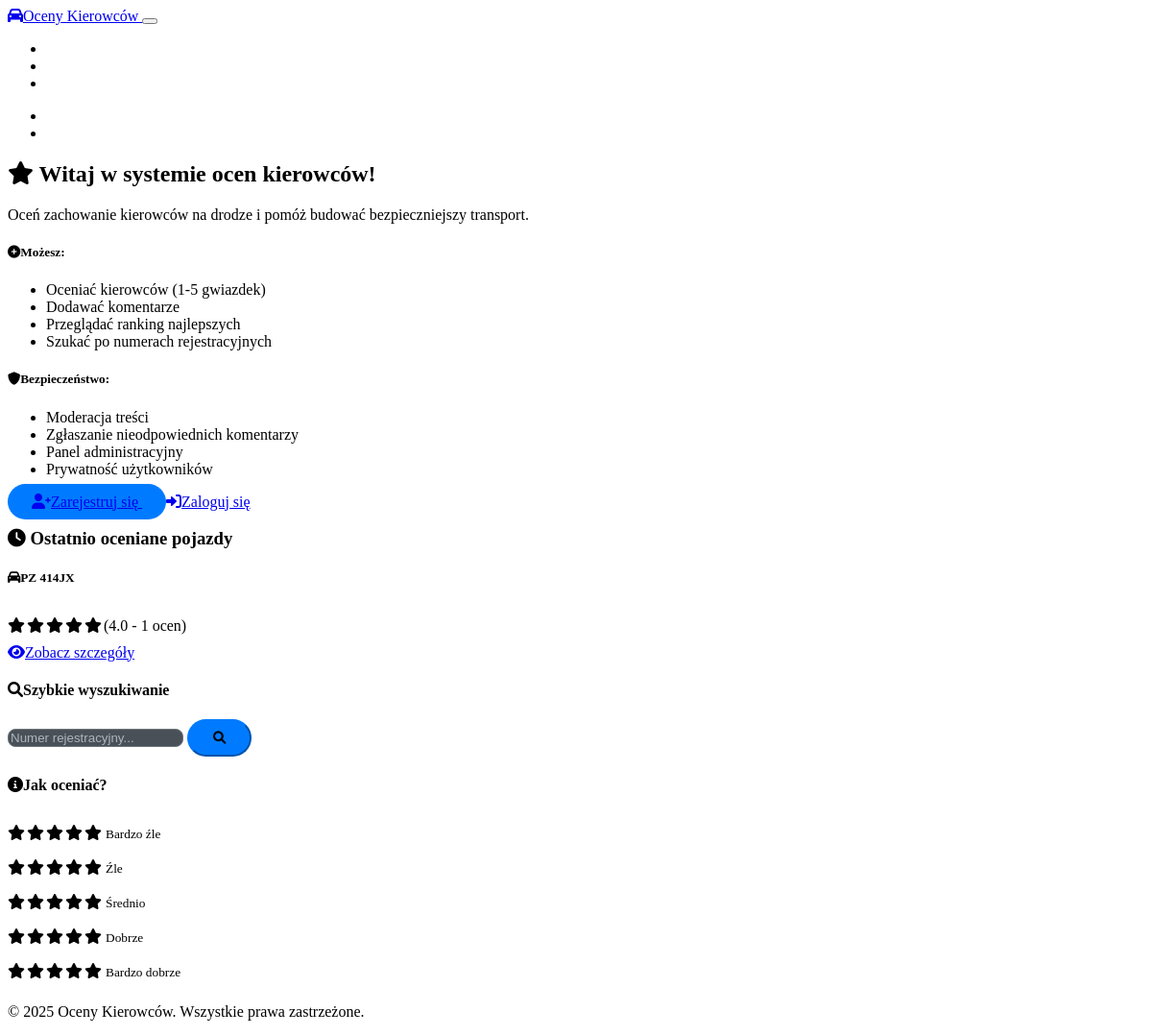
The page / on the database its author committed.
### models.py (models this page shows)
class Vehicle(db.Model):
    id = db.Column(db.Integer, primary_key=True)
    license_plate = db.Column(db.String(20), unique=True, nullable=False)
    is_blocked = db.Column(db.Boolean, default=False)
    created_at = db.Column(db.DateTime, default=datetime.utcnow)
    ratings = db.relationship('Rating', backref='vehicle', lazy='dynamic', cascade='all, delete-orphan')
    comments = db.relationship('Comment', backref='vehicle', lazy='dynamic', cascade='all, delete-orphan')
    def get_average_rating(self):
        ratings = self.ratings.all()
        if not ratings:
            return 0
        return sum(r.rating for r in ratings) / len(ratings)
    def get_rating_count(self):
        return self.ratings.count()

### app.py (the view)
@app.route('/')
def index():
    recent_ratings = db.session.query(Rating).order_by(Rating.created_at.desc()).limit(10).all()
    recent_vehicles = []
    seen_plates = set()
    for rating in recent_ratings:
        vehicle = Vehicle.query.get(rating.vehicle_id)
        if vehicle and vehicle.license_plate not in seen_plates:
            recent_vehicles.append(vehicle)
            seen_plates.add(vehicle.license_plate)
            if len(recent_vehicles) >= 5:
                break
    return render_template('index.html', recent_vehicles=recent_vehicles)

### app.py (called while the page is built)
def init_auth(app):
    @app.context_processor
    def inject_auth_functions():
        return {
            'get_current_user': get_current_user,
            'is_logged_in': is_logged_in,
            'is_admin': is_admin
        }

### templates/index.html (shortened to what this page needs)
{% extends "base.html" %}
{% block content %}
<div class="row">
    <div class="col-lg-8">
        <div class="card">
            <div class="card-header">
                <h2 class="card-title mb-0">
                    <i class="fas fa-star text-warning me-2"></i>
                    Witaj w systemie ocen kierowców!
                </h2>
            </div>
            <div class="card-body">
                <p class="lead">Oceń zachowanie kierowców na drodze i pomóż budować bezpieczniejszy transport.</p>
                <div class="row">
                    <div class="col-md-6">
                        <h5><i class="fas fa-plus-circle text-success me-2"></i>Możesz:</h5>
                        <ul>
                            <li>Oceniać kierowców (1-5 gwiazdek)</li>
                            <li>Dodawać komentarze</li>
                            <li>Przeglądać ranking najlepszych</li>
                            <li>Szukać po numerach rejestracyjnych</li>
                        </ul>
                    </div>
                    <div class="col-md-6">
                        <h5><i class="fas fa-shield-alt text-info me-2"></i>Bezpieczeństwo:</h5>
                        <ul>
                            <li>Moderacja treści</li>
                            <li>Zgłaszanie nieodpowiednich komentarzy</li>
                            <li>Panel administracyjny</li>
                            <li>Prywatność użytkowników</li>
                        </ul>
                    </div>
                </div>
                {% if not session.user_id %}
                <div class="text-center mt-4">
                    <a href="{{ url_for('register') }}" class="btn btn-primary me-2">
                        <i class="fas fa-user-plus me-1"></i>Zarejestruj się
                    </a>
                    <a href="{{ url_for('login') }}" class="btn btn-outline-secondary">
                        <i class="fas fa-sign-in-alt me-1"></i>Zaloguj się
                    </a>
                </div>
                {% endif %}
            </div>
        </div>
        {% if recent_vehicles %}
        <div class="card mt-4">
            <div class="card-header">
                <h3 class="card-title mb-0">
                    <i class="fas fa-clock text-info me-2"></i>
                    Ostatnio oceniane pojazdy
                </h3>
            </div>
            <div class="card-body">
                <div class="row">
                    {% for vehicle in recent_vehicles %}
                    <div class="col-md-6 mb-3">
                        <div class="card h-100">
                            <div class="card-body">
                                <h5 class="card-title">
                                    <i class="fas fa-car me-2"></i>{{ vehicle.license_plate }}
                                </h5>
                                <div class="mb-2">
                                    {% set avg_rating = vehicle.get_average_rating() %}
                                    <div class="star-rating">
                                        {% for i in range(1, 6) %}
                                            <i class="fas fa-star {% if i <= avg_rating %}text-warning{% else %}text-muted{% endif %}"></i>
                                        {% endfor %}
                                        <span class="ms-2 text-muted">
                                            ({{ "%.1f"|format(avg_rating) }} - {{ vehicle.get_rating_count() }} ocen)
                                        </span>
                                    </div>
                                </div>
                                <a href="{{ url_for('vehicle_detail', license_plate=vehicle.license_plate) }}" class="btn btn-sm btn-outline-primary">
                                    <i class="fas fa-eye me-1"></i>Zobacz szczegóły
                                </a>
                            </div>
                        </div>
                    </div>
                    {% endfor %}
                </div>
            </div>
        </div>
        {% endif %}
    </div>
    <div class="col-lg-4">
        <div class="card">
            <div class="card-header">
                <h4 class="card-title mb-0">
                    <i class="fas fa-search me-2"></i>Szybkie wyszukiwanie
                </h4>
            </div>
            <div class="card-body">
                <form action="{{ url_for('search') }}" method="GET">
                    <div class="input-group">
                        <input type="text" class="form-control" name="q" placeholder="Numer rejestracyjny..." pattern="[A-Za-z0-9\s]+" title="Tylko litery i cyfry">
                        <button class="btn btn-primary" type="submit">
                            <i class="fas fa-search"></i>
                        </button>
                    </div>
                </form>
            </div>
        </div>
        <div class="card mt-4">
            <div class="card-header">
                <h4 class="card-title mb-0">
                    <i class="fas fa-info-circle me-2"></i>Jak oceniać?
                </h4>
            </div>
            <div class="card-body">
                <div class="rating-guide">
                    <div class="mb-2">
                        <span class="star-rating">
                            <i class="fas fa-star text-warning"></i>
                            <i class="fas fa-star text-muted"></i>
                            <i class="fas fa-star text-muted"></i>
                            <i class="fas fa-star text-muted"></i>
                            <i class="fas fa-star text-muted"></i>
                        </span>
                        <small class="ms-2">Bardzo źle</small>
                    </div>
                    <div class="mb-2">
                        <span class="star-rating">
                            <i class="fas fa-star text-warning"></i>
                            <i class="fas fa-star text-warning"></i>
                            <i class="fas fa-star text-muted"></i>
                            <i class="fas fa-star text-muted"></i>
                            <i class="fas fa-star text-muted"></i>
                        </span>
                        <small class="ms-2">Źle</small>
                    </div>
                    <div class="mb-2">
                        <span class="star-rating">
                            <i class="fas fa-star text-warning"></i>
                            <i class="fas fa-star text-warning"></i>
                            <i class="fas fa-star text-warning"></i>
                            <i class="fas fa-star text-muted"></i>
                            <i class="fas fa-star text-muted"></i>
                        </span>
                        <small class="ms-2">Średnio</small>
                    </div>
                    <div class="mb-2">
                        <span class="star-rating">
                            <i class="fas fa-star text-warning"></i>
                            <i class="fas fa-star text-warning"></i>
                            <i class="fas fa-star text-warning"></i>
                            <i class="fas fa-star text-warning"></i>
                            <i class="fas fa-star text-muted"></i>
                        </span>
                        <small class="ms-2">Dobrze</small>
                    </div>
                    <div class="mb-2">
                        <span class="star-rating">
                            <i class="fas fa-star text-warning"></i>
                            <i class="fas fa-star text-warning"></i>
                            <i class="fas fa-star text-warning"></i>
                            <i class="fas fa-star text-warning"></i>
                            <i class="fas fa-star text-warning"></i>
                        </span>
                        <small class="ms-2">Bardzo dobrze</small>
                    </div>
                </div>
            </div>
        </div>
    </div>
</div>
{% endblock %}

### static/css/style.css (style rules this page uses)
.star-rating { display: inline-flex; gap: 2px; margin: 10px 0; }
.btn-primary { background-color: #007bff; border-color: #007bff; border-radius: 25px; padding: 10px 25px; font-weight: 500; }
.form-control { background-color: #495057; border: 1px solid #6c757d; color: #fff; border-radius: 8px; }
.form-control::placeholder { color: #adb5bd; }

### rows shown on the page
Vehicle: license_plate "PZ 414JX", avg_rating "4.0", get_rating_count "1"
